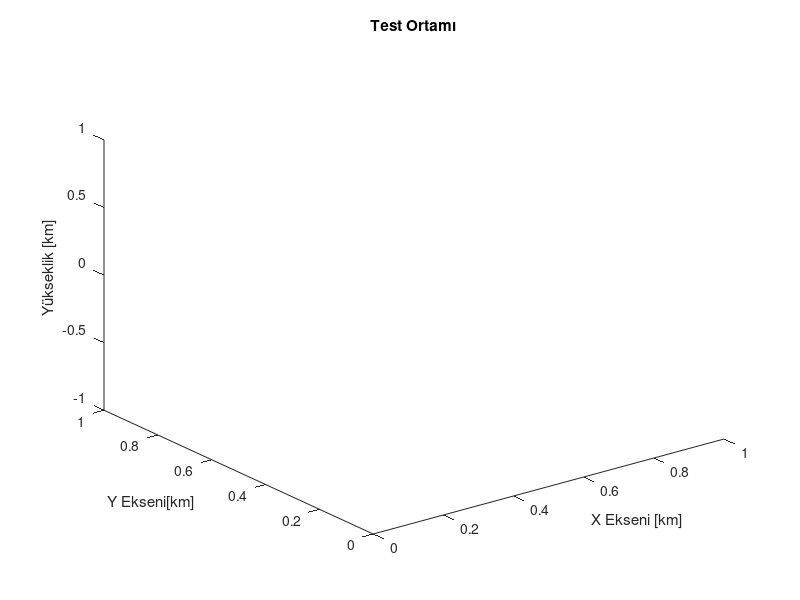

Here is the MATLAB script that generated this plot: (Note: this script raises an error after producing the figure.)
%% Cleaning - Temizlik Islemleri
clc; clear; close all;

%% MAP
% Constants - Sabitler
MAP.X_MIN_LIMIT = -100;
MAP.X_MAX_LIMIT =  100;
MAP.Y_MIN_LIMIT = -100;
MAP.Y_MAX_LIMIT =  100;
MAP.Z_MIN_LIMIT =    0;
MAP.Z_MAX_LIMIT =   12;
MAP.STEP        =    1;

% System Variable - Sistem Degsikenleri 
[MAP.X, MAP.Y]  = meshgrid(MAP.X_MIN_LIMIT:MAP.STEP:MAP.X_MAX_LIMIT, MAP.Y_MIN_LIMIT:MAP.STEP:MAP.Y_MAX_LIMIT);
MAP.Z = zeros(size(MAP.X));

% 3D MAP Settings - 3D Harita Ayarlari
figure;
hold on;
xlabel('X Ekseni [km]'); ylabel('Y Ekseni[km]'); zlabel('Yükseklik [km]');
title('Test Ortamı');
axis tight;
view(3);

% 3D MAP BUILD
highlandBuilder(MAP,MAP.X_MAX_LIMIT,0.01,MAP.Y_MAX_LIMIT,0.01,MAP.Z_MAX_LIMIT);
highlandBuilder(MAP,2,2,2,3,4);
highlandBuilder(MAP,4,6,8,3,3);
highlandBuilder(MAP,1,10,12,2,2);
highlandBuilder(MAP,-15,10,-10,2,5);
radarBuilder(MAP,-5,3,0,10);
radarBuilder(MAP,15,3,0,10);


%% OTHER
N = 100; % Gösterilecek geçmiş adım sayısı
pathX = [-50]; % Başlangıç X koordinatını diziye ekle
pathY = [-50]; % Başlangıç Y koordinatını diziye ekle
pathZ = [0];   % Başlangıç Z koordinatını diziye ekle


plot3(42, 33, 4, 'ro', 'MarkerSize',3, 'MarkerFaceColor', 'r');
hPoint = plot3(-50, -50, 0, 'ro', 'MarkerSize', 3, 'MarkerFaceColor', 'g');

p = pso3D(MAP,[-50,-50,0],[42,33,4]);  
p = p.calculatePosition();

while true 
    p = p.calculatePosition(); 
    
    % Geçmiş konumları diziye ekle
    pathX = [pathX, p.gBestLocation.x];
    pathY = [pathY, p.gBestLocation.y];
    pathZ = [pathZ, p.gBestLocation.z];
    
    % Yalnızca son N noktayı göster
    if length(pathX) > N
        pathX = pathX(end-N+1:end);
        pathY = pathY(end-N+1:end);
        pathZ = pathZ(end-N+1:end);
    end
    
    % Noktayı güncelle
    set(hPoint, 'XData', p.gBestLocation.x, 'YData', p.gBestLocation.y, 'ZData', p.gBestLocation.z);
    % Yolu çiz (her iterasyonda çizgiyi güncelle)
    plot3(pathX, pathY, pathZ, 'g-', 'LineWidth', 2);  % Geçmiş yol çizgisi
    drawnow; % Gerçek zamanlı güncelleme

    % pause(0.1); % Küçük bir bekleme süresi ekleyerek animasyonu akıcı hale getir

end

